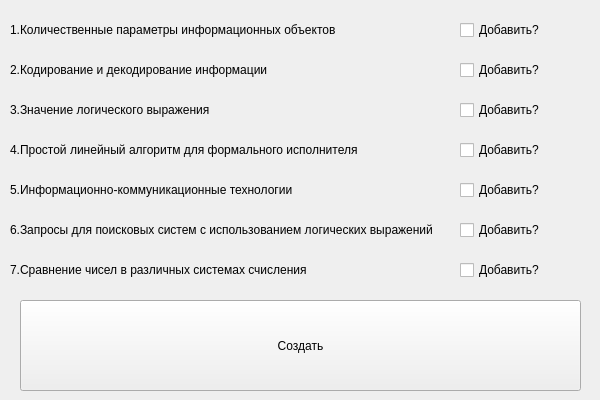
<?xml version="1.0" encoding="UTF-8"?>
<ui version="4.0">
 <class>New</class>
 <widget class="QMainWindow" name="New">
  <property name="geometry">
   <rect>
    <x>0</x>
    <y>0</y>
    <width>600</width>
    <height>400</height>
   </rect>
  </property>
  <property name="windowTitle">
   <string>MainWindow</string>
  </property>
  <widget class="QWidget" name="centralwidget">
   <widget class="QCheckBox" name="add_1">
    <property name="geometry">
     <rect>
      <x>460</x>
      <y>10</y>
      <width>100</width>
      <height>40</height>
     </rect>
    </property>
    <property name="text">
     <string>Добавить?</string>
    </property>
   </widget>
   <widget class="QLabel" name="tasks1">
    <property name="geometry">
     <rect>
      <x>10</x>
      <y>10</y>
      <width>450</width>
      <height>40</height>
     </rect>
    </property>
    <property name="text">
     <string>1.Количественные параметры информационных объектов</string>
    </property>
   </widget>
   <widget class="QLabel" name="tasks2">
    <property name="geometry">
     <rect>
      <x>10</x>
      <y>50</y>
      <width>450</width>
      <height>40</height>
     </rect>
    </property>
    <property name="text">
     <string>2.Кодирование и декодирование информации</string>
    </property>
   </widget>
   <widget class="QCheckBox" name="add_2">
    <property name="geometry">
     <rect>
      <x>460</x>
      <y>50</y>
      <width>100</width>
      <height>40</height>
     </rect>
    </property>
    <property name="text">
     <string>Добавить?</string>
    </property>
   </widget>
   <widget class="QLabel" name="tasks3">
    <property name="geometry">
     <rect>
      <x>10</x>
      <y>90</y>
      <width>450</width>
      <height>40</height>
     </rect>
    </property>
    <property name="text">
     <string>3.Значение логического выражения</string>
    </property>
   </widget>
   <widget class="QLabel" name="tasks4">
    <property name="geometry">
     <rect>
      <x>10</x>
      <y>130</y>
      <width>450</width>
      <height>40</height>
     </rect>
    </property>
    <property name="text">
     <string>4.Простой линейный алгоритм для формального исполнителя</string>
    </property>
   </widget>
   <widget class="QLabel" name="tasks5">
    <property name="geometry">
     <rect>
      <x>10</x>
      <y>170</y>
      <width>450</width>
      <height>40</height>
     </rect>
    </property>
    <property name="text">
     <string>5.Информационно-коммуникационные технологии</string>
    </property>
   </widget>
   <widget class="QLabel" name="tasks6">
    <property name="geometry">
     <rect>
      <x>10</x>
      <y>210</y>
      <width>450</width>
      <height>40</height>
     </rect>
    </property>
    <property name="text">
     <string>6.Запросы для поисковых систем с использованием логических выражений</string>
    </property>
   </widget>
   <widget class="QLabel" name="tasks7">
    <property name="geometry">
     <rect>
      <x>10</x>
      <y>250</y>
      <width>450</width>
      <height>40</height>
     </rect>
    </property>
    <property name="text">
     <string>7.Сравнение чисел в различных системах счисления</string>
    </property>
   </widget>
   <widget class="QCheckBox" name="add_3">
    <property name="geometry">
     <rect>
      <x>460</x>
      <y>90</y>
      <width>100</width>
      <height>40</height>
     </rect>
    </property>
    <property name="text">
     <string>Добавить?</string>
    </property>
   </widget>
   <widget class="QCheckBox" name="add_4">
    <property name="geometry">
     <rect>
      <x>460</x>
      <y>130</y>
      <width>100</width>
      <height>40</height>
     </rect>
    </property>
    <property name="text">
     <string>Добавить?</string>
    </property>
   </widget>
   <widget class="QCheckBox" name="add_5">
    <property name="geometry">
     <rect>
      <x>460</x>
      <y>170</y>
      <width>100</width>
      <height>40</height>
     </rect>
    </property>
    <property name="text">
     <string>Добавить?</string>
    </property>
   </widget>
   <widget class="QCheckBox" name="add_6">
    <property name="geometry">
     <rect>
      <x>460</x>
      <y>210</y>
      <width>100</width>
      <height>40</height>
     </rect>
    </property>
    <property name="text">
     <string>Добавить?</string>
    </property>
   </widget>
   <widget class="QCheckBox" name="add_7">
    <property name="geometry">
     <rect>
      <x>460</x>
      <y>250</y>
      <width>100</width>
      <height>40</height>
     </rect>
    </property>
    <property name="text">
     <string>Добавить?</string>
    </property>
   </widget>
   <widget class="QPushButton" name="create_v">
    <property name="geometry">
     <rect>
      <x>20</x>
      <y>300</y>
      <width>561</width>
      <height>91</height>
     </rect>
    </property>
    <property name="text">
     <string>Создать</string>
    </property>
   </widget>
  </widget>
 </widget>
 <resources/>
 <connections/>
</ui>
